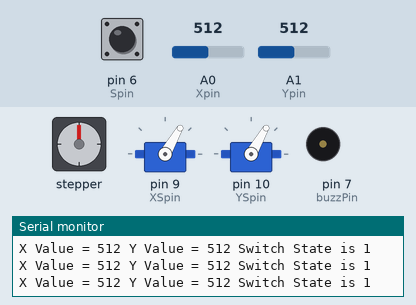
A sketch run on a simulated Arduino Uno, built with avr-gcc and run on an emulated ATmega328P. Shown: stepper motor, 2 × servo, buzzer (waves = sounding, pin HIGH), the last lines printed to the serial monitor. Wiring (inferred from the names in the program): stepper motor driver (200 steps per turn assumed): step pin 2; direction pin 4. The inputs (shaded band) are chosen by the test bench; at power-on: A0 (Xpin) = 512, A1 (Ypin) = 512, pin 6 (Spin) HIGH.

Above: at 1.2 s.
1.3 s: A0 (Xpin) set to 716
At 2.0 s:
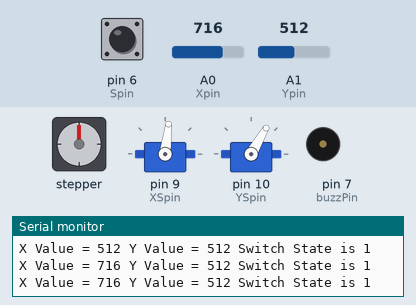
2.9 s: A1 (Ypin) set to 716
At 3.6 s:
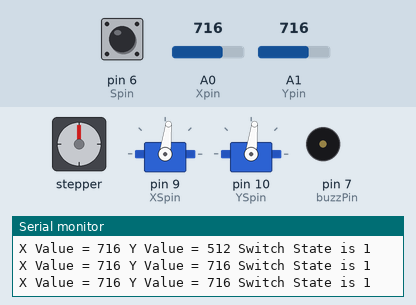
4.5 s: pin 6 (Spin) pulled LOW for 0.25 s
At 4.72 s:
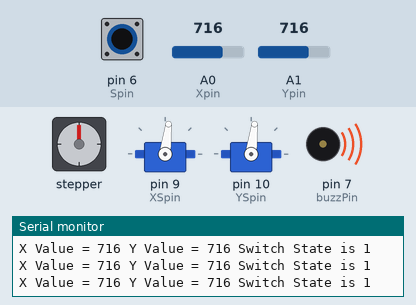
6.3 s: A0 (Xpin) set to 1023
At 6.8 s:
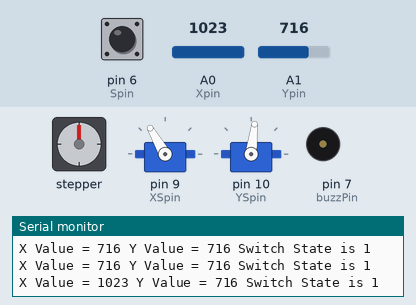
7.9 s: A1 (Ypin) set to 993
At 8.4 s:
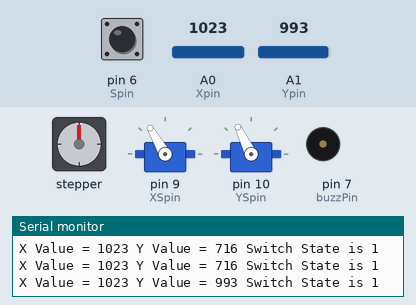
9.5 s: A1 (Ypin) set to 1015
At 10.0 s:
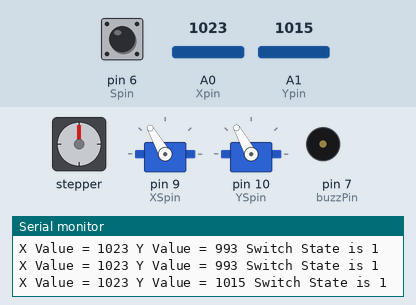
Timing chart, 0 to 12.5 s (numbered marks = the images above; inputs shaded):
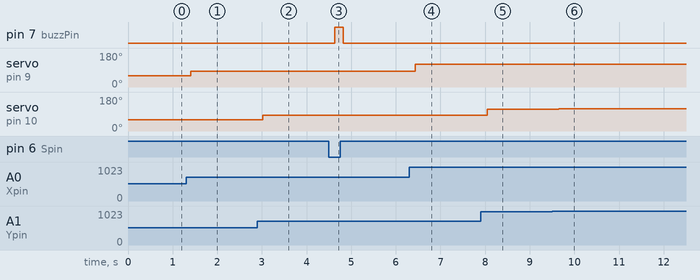

The sketch:

Arm_Code.ino
```cpp
#include <Servo.h> //Include Servo Library

  const int stepPin = 2; //Set Arduino pins used for Stepper driver
  const int dirPin = 4;
  const long interval = (1000);
  unsigned long previousMillis = 0;

  Servo Xservo; //Assign Servos to names
  Servo Yservo;

  int Xpin=A0;
  int Ypin=A1;
  int Spin=6;
  int XSpin=9;
  int YSpin=10;
  int buzzPin=7;
  int WVx;
  int WVy;
  int Xval;
  int Yval;
  int Sval;
  int dt=200;
void setup() {
  // put your setup code here, to run once:
  Serial.begin(9600);
  pinMode(Xpin,INPUT);
  pinMode(Ypin,INPUT);
  pinMode(Spin,INPUT);
  pinMode(XSpin,OUTPUT);
  pinMode(YSpin,OUTPUT);
  pinMode(buzzPin,OUTPUT);

  Xservo.attach(XSpin);
  Yservo.attach(YSpin);

  digitalWrite(Spin,HIGH);

  pinMode(stepPin,OUTPUT);  //Makes Stepper pins output pins
  pinMode(dirPin,OUTPUT);
}

void loop() {
 Xval=analogRead(Xpin);
 WVx=(120./1023.)*Xval;
 Yval=analogRead(Ypin);
 WVy=(120./1023.)*Yval;
 Sval=digitalRead(Spin);


 Xservo.write(WVx);
 Yservo.write(WVy);

 if (Sval==0){
  digitalWrite(buzzPin, HIGH);
 }
 else {
  digitalWrite(buzzPin, LOW);
 }


 delay(dt);
 Serial.print("X Value = ");
 Serial.print(Xval);
 Serial.print(" Y Value = ");
 Serial.print(Yval);
 Serial.print(" Switch State is ");
 Serial.println(Sval);


 //STEPPER MOTOR CODE

    /*unsigned long currentMillis = millis();

    if (currentMillis - previousMillis >= interval) {
    // save the last time you blinked the LED
    previousMillis = currentMillis;

    digitalWrite(dirPin,HIGH);
    for(int x = 0; x < 1600; x++)
    {
      digitalWrite(stepPin,HIGH);
      delayMicroseconds(300);
      digitalWrite(stepPin,LOW);
      delayMicroseconds(300);
    }

    digitalWrite(dirPin,LOW);
    for(int x = 0; x < 6400; x++)
    {
      digitalWrite(stepPin,HIGH);
      delayMicroseconds(300);
      digitalWrite(stepPin,LOW);
      delayMicroseconds(300);
    }
    }*/
}
```

Measured:
- after the input at 1.3 s, servo on pin 9 (XSpin): 60° → 83° after 0.11 s
- after the input at 2.9 s, servo on pin 10 (YSpin): 60° → 83° after 0.12 s
- after the input at 4.5 s, pin 7 (buzzPin): LOW → HIGH after 0.13 s, → LOW 0.20 s later
- after the input at 6.3 s, servo on pin 9 (XSpin): 83° → 120° after 0.14 s
- after the input at 7.9 s, servo on pin 10 (YSpin): 83° → 116° after 0.15 s
- after the input at 9.5 s, servo on pin 10 (YSpin): 116° → 119° after 0.15 s
